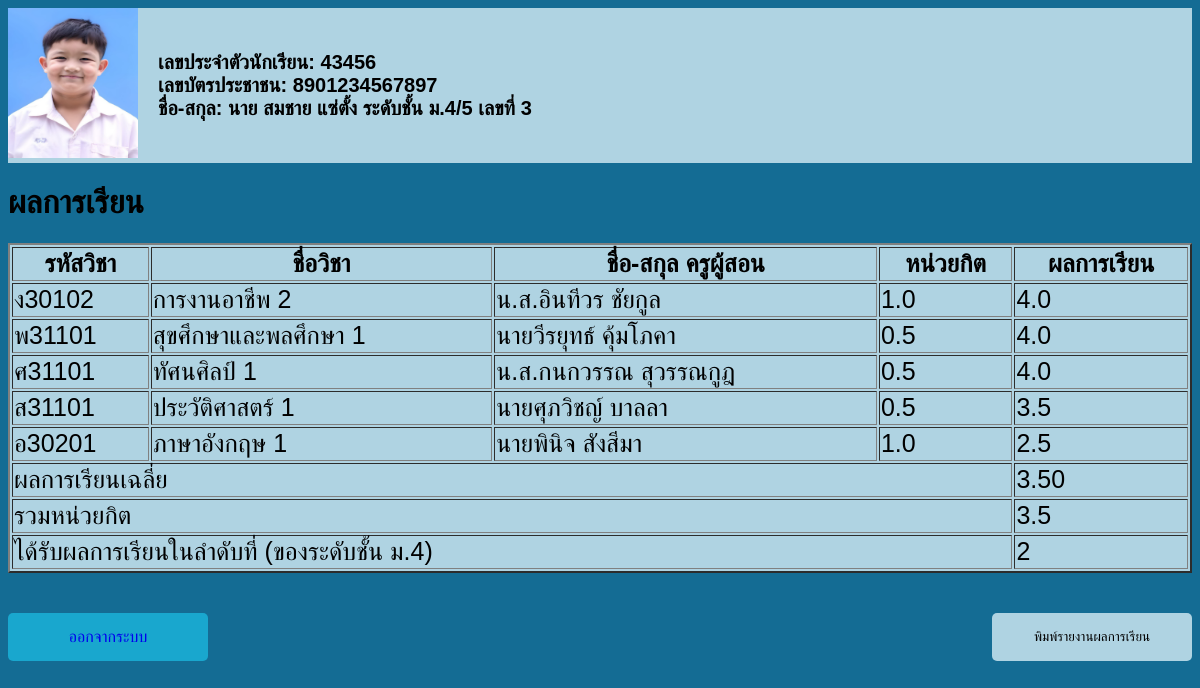
Page /transcript.php (signed in) on the committed database.
### tables this page shows
CREATE TABLE `grade` (
  `student_id` VARCHAR(8) NOT NULL DEFAULT '' COMMENT 'เลขประจำตัวนักเรียน',
  `course_id` VARCHAR(11) NOT NULL DEFAULT '' COMMENT 'รหัสวิชา',
  `course_name` VARCHAR(64) DEFAULT '' COMMENT 'ชือวิชา',
  `credit` FLOAT(9,3) DEFAULT 1.000 COMMENT 'หน่วยกิต',
  `teacher` VARCHAR(128) DEFAULT '' COMMENT 'ชื่อ - สกุล ครูผู้สอน',
  `grade` FLOAT(9,3) DEFAULT 1.000 COMMENT 'ผลการเรียน',
  PRIMARY KEY USING BTREE (`student_id`, `course_id`)
);

CREATE TABLE `student` (
  `student_id` VARCHAR(8) NOT NULL DEFAULT '' COMMENT 'เลขประจำตัวนักเรียน',
  `student_no` INTEGER(11) DEFAULT NULL COMMENT 'ลำดับที่/เลขที่ในห้องเรียน',
  `citizen_id` VARCHAR(16) DEFAULT '' COMMENT 'เลขประจำตัวประชาชน',
  `title_id` INTEGER(11) DEFAULT NULL COMMENT 'รหัสคำนำหน้า\r\n1=ด.ช.\r\n2=ด.ญ.\r\n3=นาย\r\n4=น.ส.',
  `name` VARCHAR(64) DEFAULT '' COMMENT 'ชื่อนักเรียน',
  `surname` VARCHAR(64) DEFAULT '' COMMENT 'นามสกุลนักเรียน',
  `level` INTEGER(11) DEFAULT NULL COMMENT 'ระดับชั้น ม.',
  `room` INTEGER(11) DEFAULT NULL COMMENT 'ห้องเรียน',
  PRIMARY KEY USING BTREE (`student_id`),
  UNIQUE KEY `student_idx1` USING BTREE (`citizen_id`)
);

### transcript.php (the view, shortened to what this page needs)
<?php
include "database.php";
?>
<!DOCTYPE html>
<html lang="en">
<head>
    <link rel="stylesheet" href="transcript.css">
</head>
<body>
    <?php
    $dentid = $_SESSION['dentid'];
    $sql_1 = "SELECT * FROM student
    INNER JOIN grade ON student.student_id = grade.student_id
    WHERE student.student_id = $dentid";
    $result_1 = mysqli_query($conn, $sql_1);
    $row = mysqli_fetch_assoc($result_1);
    $student_level = $row['level'];
    $sql_2 = "SELECT * FROM student WHERE level = $student_level";
    $result_2 = mysqli_query($conn, $sql_2);
    $total_grade = 0;
    $total_unit = 0;
    mysqli_data_seek($result_1, 0);
    while ($row_course = mysqli_fetch_assoc($result_1)) {
        $total_grade += $row_course['grade'] * $row_course['credit'];
        $total_unit += $row_course['credit'];
    }
    $total_all = ($total_unit > 0) ? $total_grade / $total_unit : 0;
    $formatted_gpa = number_format($total_all, 2);
    $cal = [];
    $x = 0;
    while ($row_student = mysqli_fetch_assoc($result_2)) {
        $studentid_2 = $row_student['student_id'];
        $sql_3 = "SELECT grade.course_id, grade.course_name, grade.credit, grade.teacher, grade.grade
        FROM student
        INNER JOIN grade ON student.student_id = grade.student_id
        WHERE student.student_id = $studentid_2";
        $result_3 = mysqli_query($conn, $sql_3);
        $total_grade = 0;
        $total_unit = 0;
        while ($row_grade = mysqli_fetch_assoc($result_3)) {
            $total_grade += $row_grade['grade'] * $row_grade['credit'];
            $total_unit += $row_grade['credit'];
        }
        if ($total_unit > 0) {
            $gpa = $total_grade / $total_unit;
            $cal[$x] = floatval(number_format($gpa, 2));
            $x++;
        }
    }
    rsort($cal);
    $rank = array_search(floatval($formatted_gpa), $cal) + 1;
    ?>
    <div class="td-main">
        <?php
            $title = '';
            if (isset($row['title_id'])) {
                switch ($row['title_id']) {
                    case 3:
                        $title = 'นาย';
                        break;
                }
            }
        ?>
        <div class="td-header">
            <div>
                <span class="th-photo"><img src=<?="/webapp/photo/$dentid.png"?>></span>
                <span class="th-ps-info">
                    <?= 'เลขประจำตัวนักเรียน: '. $row['student_id'].'<br>'.'เลขบัตรประชาชน: '.$row['citizen_id'].'<br>'. 'ชื่อ-สกุล: '.$title. ' '.$row['name'].' '.$row['surname']. ' ระดับชั้น ม.'.$row['level'].'/'.$row['room']. ' เลขที่ '.$row['student_no'] ?>
                </span>
            </div>
        </div>
        <h1 class="result">ผลการเรียน</h1>
        <div class="table-score">
            <table border="2" class="table-nameclass-teacher">
                <tr>
                    <th>รหัสวิชา</th>
                    <th>ชื่อวิชา</th>
                    <th>ชื่อ-สกุล ครูผู้สอน</th>
                    <th>หน่วยกิต</th>
                    <th>ผลการเรียน</th>
                </tr>
                <?php
                mysqli_data_seek($result_1, 0);
                while ($row_course = mysqli_fetch_assoc($result_1)) {
                    ?>
                    <tr>
                        <td class="td-course-id"><?= $row_course['course_id'] ?></td>
                        <td class="td-course-name"><?= $row_course['course_name'] ?></td>
                        <td class="td-teacher"><?= $row_course['teacher'] ?></td>
                        <td class="td-credit"><?= number_format($row_course['credit'], 1) ?></td>
                        <td class="td-grade" style="<?= $row_course['grade'] == 0 ? 'color: red;' : '' ?>">
                        <?= number_format($row_course['grade'], 1) ?></td>
                    </tr>
                <?php } ?>
                <tr>
                    <td colspan="4" class="td-gpa">ผลการเรียนเฉลี่ย</td>
                    <td><?= $formatted_gpa ?></td>
                </tr>
                <tr>
                    <td colspan="4" class="td-credit">รวมหน่วยกิต</td>
                    <td><?= $total_unit ?></td>
                </tr>
                <tr>
                    <td colspan="4" class="td-order">ได้รับผลการเรียนในลำดับที่ (ของระดับชั้น ม.<?= $student_level ?>)</td>
                    <td><?= $rank ?></td>
                </tr>
            </table>
        </div>
        <div class="btn">
            <a href="logout.php">ออกจากระบบ</a>
            <button onclick="window.print()">พิมพ์รายงานผลการเรียน</button>
        </div>
    </div>
</body>
</html>

### transcript.css (style rules this page uses)
* { box-sizing: border-box; font-family: TH SarabunPSK, sans-serif; }
body { height: 100vh; background: #146C94; }
.td-header { width:100%; height: 100%; background-color: #AFD3E2; font-size: 20px; }
.td-header > div { display: flex; align-items: center; font-weight: bold; }
.th-photo > img { height: 150px; width: 130px; }
.th-ps-info { padding: 20px; }
.table-nameclass-teacher { background-color: #AFD3E2; width: 100%; font-size: 25px; height: 50%; margin-bottom: 7px; }
.btn { display: flex; margin-top: 20px; justify-content: space-between; }
a { text-decoration: none; width: 200px; padding: 15px; margin-top: 20px; background-color: #19A7CE;; text-align: center; border-radius: 5px; cursor: pointer; }
button { width: 200px; padding: 15px; margin-top: 20px; background-color: #AFD3E2; text-align: center; border-radius: 5px; border: 0; cursor: pointer; }

### rows in the picture
grade: student "43456", course "ง30102", course_name "การงานอาชีพ 2", teacher "น.ส.อินทีวร ชัยกูล", credit "1.0", grade "4.0"
student: citizen "8901234567897", title "นาย", name "สมชาย", surname "แซ่ตั้ง", level "4", room "5", student_no "3"
grade: course "พ31101", course_name "สุขศึกษาและพลศึกษา 1", teacher "นายวีรยุทธ์ คุ้มโภคา", credit "0.5", grade "4.0"
grade: course "ศ31101", course_name "ทัศนศิลป์ 1", teacher "น.ส.กนกวรรณ สุวรรณกูฎ", credit "0.5", grade "4.0"
grade: course "ส31101", course_name "ประวัติศาสตร์ 1", teacher "นายศุภวิชญ์ บาลลา", credit "0.5", grade "3.5"
grade: course "อ30201", course_name "ภาษาอังกฤษ 1", teacher "นายพินิจ สังสีมา", credit "1.0", grade "2.5"

### other values in the picture
$formatted_gpa "3.50"
$total_unit "3.5"
$rank "2"
